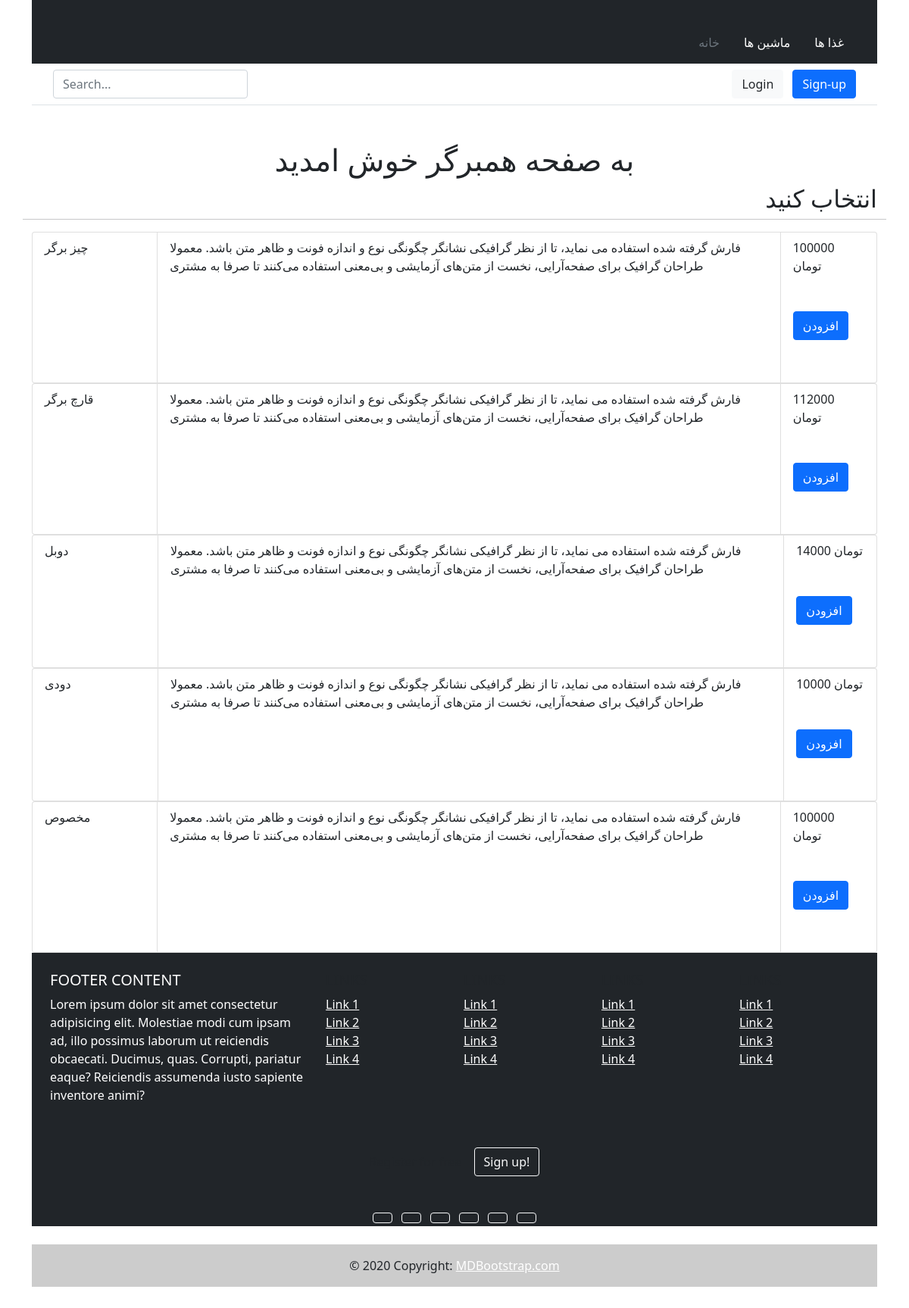
The app's page /food/humbugger/ with its own data.
### apps/food/models.py (models this page shows, shortened)
class Food(models.Model):
    food_group = models.ForeignKey(
        FoodGroup, on_delete=models.CASCADE, null=True)
    food_name = models.CharField(max_length=100)
    price = models.IntegerField(default=0)
    description = models.TextField()
    image = models.CharField(max_length=100000, default='https://th.bing.com/th/id/R.048fe00ae936f5b1ceef950ff314271d?rik=PPn3NcFhqZ46IA&riu=http%3a%2f%2fwww.vgmpf.com%2fWiki%2fimages%2fc%2fcb%2fNoPhoto.png&ehk=h28ESegf6decjqYgG7NuE1ZQ02oar%2bryghpicALBdeI%3d&risl=&pid=ImgRaw&r=0', null=True, blank=True)

### apps/food/views.py (the view)
# urls.py: path('humbugger/', Humbugger , name='Humbugger'),
def Humbugger(request):
    foods = Food.objects.filter(food_group_id=3)
    context = {
        'welcome': 'به صفحه همبرگر خوش امدید',
        'foods': foods
    }
    return render(request, 'food/humbugger.html', context)

### templates/food/humbugger.html (shortened to what this page needs)
{% extends 'base.html' %}
{% block content %}
<div class="container my-5">
    <h1 class='text-center '>{{welcome}}</h1>
    <div class="row  justify-content-center">
      <h2 class='text-end'>  انتخاب کنید </h2>
      <hr/>
      <div class="col-md-12  w-100">
        {% for food in foods %}
        <ul class="list-group list-group-horizontal ">
          <li class="list-group-item w-25 ">{{food.food_name}}</li>
          <li class="list-group-item">
            {{food.description}}
          </li>
          <li class="list-group-item">{{food.price}} تومان
             <a href={% url 'Order' %} class="btn btn-primary my-5">افزودن</a>
          </li>
        </ul>
        {% endfor %}
    </div>
</div>
{% endblock content %}

### records on screen
Food: food_name "چیز برگر", description "فارش گرفته شده استفاده می نماید، تا از نظر گرافیکی نشانگر چگونگی نوع و اندازه فونت و ظاهر متن باشد. معمولا طراحان گرافیک برای صفحه‌آرایی، نخست از متن‌های آزمایشی و بی‌معنی استفاده می‌کنند تا صرفا به مشتری", price "100000"
Food: food_name "قارچ برگر", description "فارش گرفته شده استفاده می نماید، تا از نظر گرافیکی نشانگر چگونگی نوع و اندازه فونت و ظاهر متن باشد. معمولا طراحان گرافیک برای صفحه‌آرایی، نخست از متن‌های آزمایشی و بی‌معنی استفاده می‌کنند تا صرفا به مشتری", price "112000"
Food: food_name "دوبل", description "فارش گرفته شده استفاده می نماید، تا از نظر گرافیکی نشانگر چگونگی نوع و اندازه فونت و ظاهر متن باشد. معمولا طراحان گرافیک برای صفحه‌آرایی، نخست از متن‌های آزمایشی و بی‌معنی استفاده می‌کنند تا صرفا به مشتری", price "14000"
Food: food_name "دودی", description "فارش گرفته شده استفاده می نماید، تا از نظر گرافیکی نشانگر چگونگی نوع و اندازه فونت و ظاهر متن باشد. معمولا طراحان گرافیک برای صفحه‌آرایی، نخست از متن‌های آزمایشی و بی‌معنی استفاده می‌کنند تا صرفا به مشتری", price "10000"
Food: food_name "مخصوص", description "فارش گرفته شده استفاده می نماید، تا از نظر گرافیکی نشانگر چگونگی نوع و اندازه فونت و ظاهر متن باشد. معمولا طراحان گرافیک برای صفحه‌آرایی، نخست از متن‌های آزمایشی و بی‌معنی استفاده می‌کنند تا صرفا به مشتری", price "100000"

### other values on screen
{{ welcome }} "به صفحه همبرگر خوش امدید"
